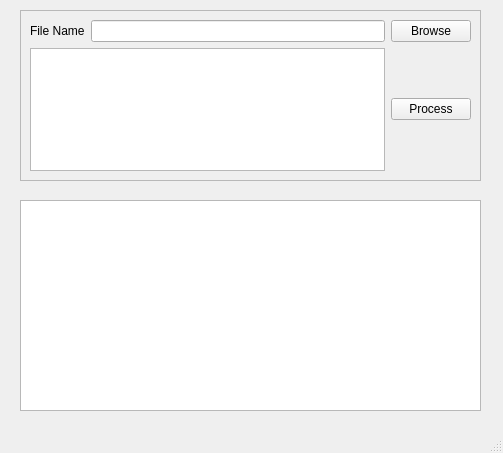
<?xml version="1.0" encoding="UTF-8"?>
<ui version="4.0">
 <class>MainWindow</class>
 <widget class="QMainWindow" name="MainWindow">
  <property name="geometry">
   <rect>
    <x>0</x>
    <y>0</y>
    <width>503</width>
    <height>453</height>
   </rect>
  </property>
  <property name="windowTitle">
   <string>MainWindow</string>
  </property>
  <widget class="QWidget" name="centralwidget">
   <widget class="QTextBrowser" name="debugTextBrowser">
    <property name="geometry">
     <rect>
      <x>20</x>
      <y>200</y>
      <width>461</width>
      <height>211</height>
     </rect>
    </property>
   </widget>
   <widget class="QFrame" name="frame">
    <property name="geometry">
     <rect>
      <x>20</x>
      <y>10</y>
      <width>461</width>
      <height>171</height>
     </rect>
    </property>
    <property name="frameShape">
     <enum>QFrame::StyledPanel</enum>
    </property>
    <property name="frameShadow">
     <enum>QFrame::Raised</enum>
    </property>
    <layout class="QGridLayout" name="gridLayout">
     <item row="0" column="0" colspan="2">
      <layout class="QHBoxLayout" name="horizontalLayout">
       <item>
        <widget class="QLabel" name="label">
         <property name="font">
          <font>
           <pointsize>9</pointsize>
          </font>
         </property>
         <property name="text">
          <string>File Name</string>
         </property>
        </widget>
       </item>
       <item>
        <widget class="QLineEdit" name="lineEdit"/>
       </item>
       <item>
        <widget class="QPushButton" name="pushButton">
         <property name="text">
          <string>Browse</string>
         </property>
        </widget>
       </item>
      </layout>
     </item>
     <item row="1" column="0">
      <widget class="QTextEdit" name="textEdit"/>
     </item>
     <item row="1" column="1">
      <widget class="QPushButton" name="pushButton_2">
       <property name="text">
        <string>Process</string>
       </property>
      </widget>
     </item>
    </layout>
   </widget>
  </widget>
  <widget class="QMenuBar" name="menubar">
   <property name="geometry">
    <rect>
     <x>0</x>
     <y>0</y>
     <width>503</width>
     <height>21</height>
    </rect>
   </property>
  </widget>
  <widget class="QStatusBar" name="statusbar"/>
 </widget>
 <resources/>
 <connections>
  <connection>
   <sender>pushButton</sender>
   <signal>clicked()</signal>
   <receiver>MainWindow</receiver>
   <slot>browseSlot()</slot>
   <hints>
    <hint type="sourcelabel">
     <x>410</x>
     <y>57</y>
    </hint>
    <hint type="destinationlabel">
     <x>486</x>
     <y>169</y>
    </hint>
   </hints>
  </connection>
  <connection>
   <sender>pushButton_2</sender>
   <signal>clicked()</signal>
   <receiver>MainWindow</receiver>
   <slot>writeDocSlot()</slot>
   <hints>
    <hint type="sourcelabel">
     <x>395</x>
     <y>173</y>
    </hint>
    <hint type="destinationlabel">
     <x>490</x>
     <y>116</y>
    </hint>
   </hints>
  </connection>
  <connection>
   <sender>lineEdit</sender>
   <signal>returnPressed()</signal>
   <receiver>MainWindow</receiver>
   <slot>returnedPressedSlot()</slot>
   <hints>
    <hint type="sourcelabel">
     <x>249</x>
     <y>62</y>
    </hint>
    <hint type="destinationlabel">
     <x>11</x>
     <y>212</y>
    </hint>
   </hints>
  </connection>
 </connections>
 <slots>
  <slot>browseSlot()</slot>
  <slot>writeDocSlot()</slot>
  <slot>returnedPressedSlot()</slot>
 </slots>
</ui>
